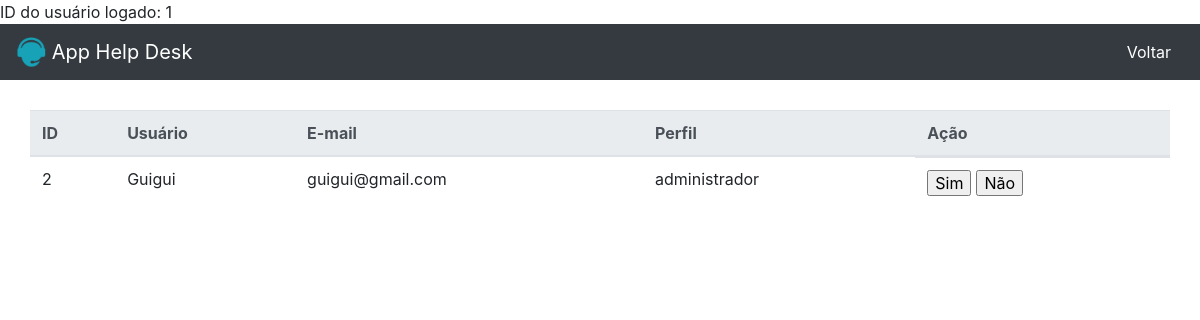
Page /autorizar_usuario.php (signed in) on the committed database.
### tables this page shows
CREATE TABLE `tb_user` (
  `id_user` int(11) NOT NULL,
  `nome` varchar(90) NOT NULL,
  `email` varchar(30) NOT NULL,
  `senha` varchar(100) NOT NULL,
  `perfil` varchar(20) DEFAULT NULL
);

### autorizar_usuario.php (the view, shortened to what this page needs)
<?php
  require "app_help_desk_seguranca/conexao.php";  require_once "validador_user.php";
  $chamados = mysqli_query($link, "SELECT * FROM TB_USER WHERE `perfil` = 'administrador'");
?>
<html lang="pt-BR">
  <head>
    <link rel="stylesheet" href="./style/style.css">
    <link rel="stylesheet" href="https://maxcdn.bootstrapcdn.com/bootstrap/4.0.0/css/bootstrap.min.css">
  </head>
  <body>
    <nav class="navbar navbar-dark bg-dark">
      <a class="navbar-brand" href="home.php">
        <img src="./img/logo.png" width="30" height="30" class="d-inline-block align-top" alt="">
        App Help Desk
      </a>
      <a href="home.php"><button class="btn btn-dark">Voltar</button></a>
    </nav>
    <main>
      <session class="container-tabela">
        <table class="table table-hover">
          <thead class="thead-light">
            <tr>
              <th>ID</th>
              <th>Usuário</th>
              <th>E-mail</th>
              <th>Perfil</th>
              <th>Ação</th>
            </tr>
          </thead>
          <tbody>
            <?php
              foreach($chamados as $chamado){ ?>
              <tr>
                  <td><?php echo $chamado['id_user'] ?></td>
                  <td><?php echo $chamado['nome'] ?></td>
                  <td><?php echo $chamado['email'] ?></td>
                  <td><?php echo $chamado['perfil'] ?></td>
                  <td class="acao">
                    <div>
                      <a href="autoriza_usuario.php?id_user=<?php echo $chamado['id_user'] . "&autorizar=sim"?>"><input type="button" value="Sim"></a>
                    </div>
                    <div>
                    <a href="autoriza_usuario.php?id_user=<?php echo $chamado['id_user'] . "&autorizar=nao"?>"><input type="button" value="Não"></a>
                    </div>
                  </td>
              </tr>
              <?php } ?>
          </tbody>
        </table>
      </session>
    </main>
  </body>
</html>

### style/style.css (style rules this page uses)
.container-tabela { display: flex; align-items: center; justify-content: center; margin: 30px; }
.acao { display: flex; flex-direction: row; gap: 5px; }

### rows in the picture
tb_user: id_user "2", nome "Guigui", email "guigui@gmail.com", perfil "administrador"

### other values in the picture
$_SESSION['id_user'] "1"
